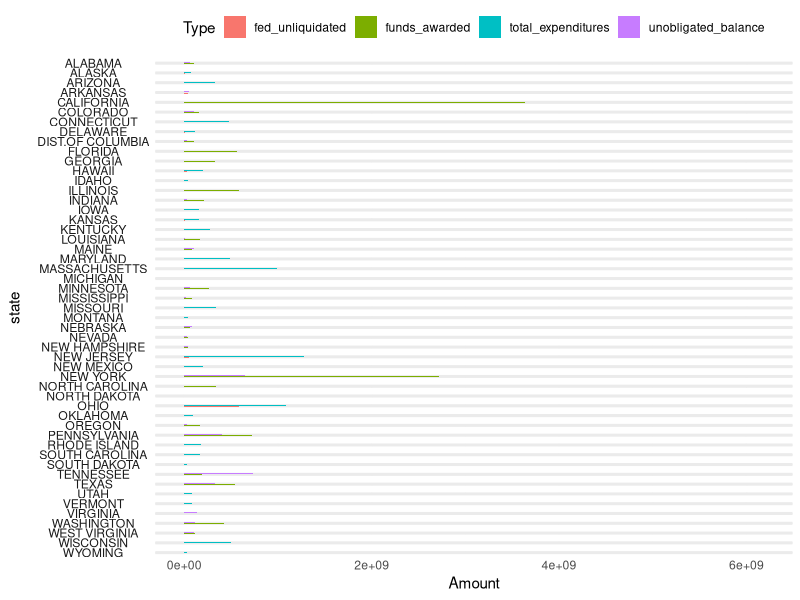
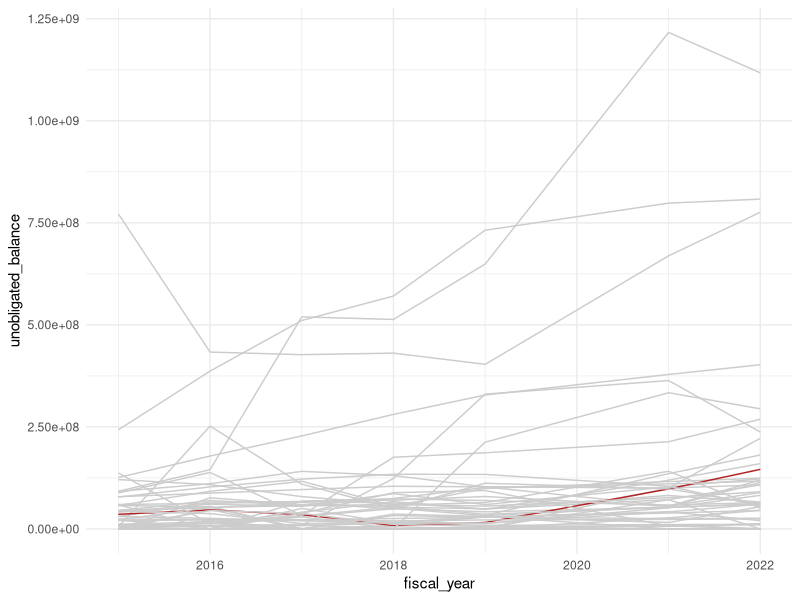
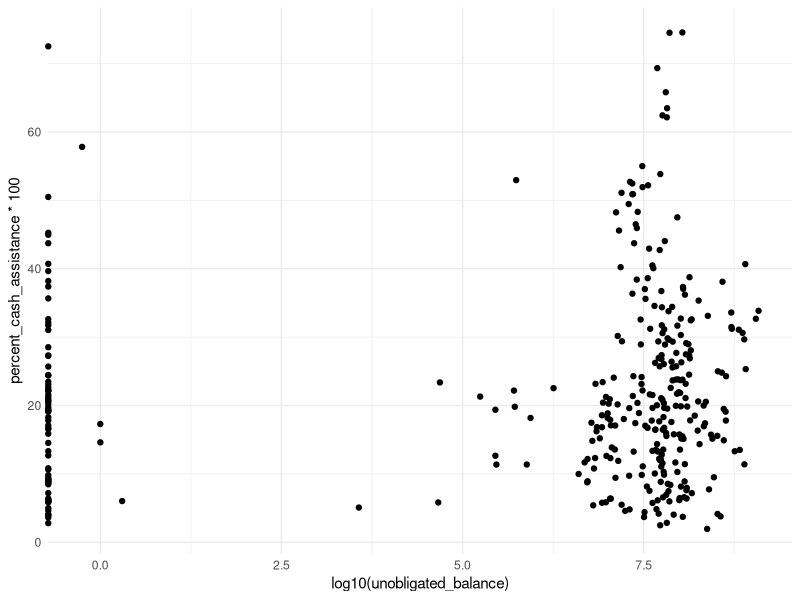
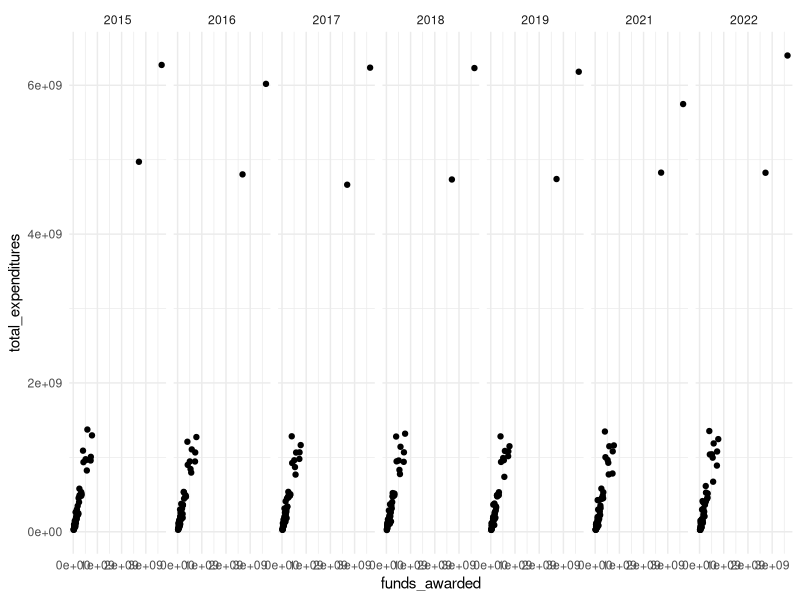
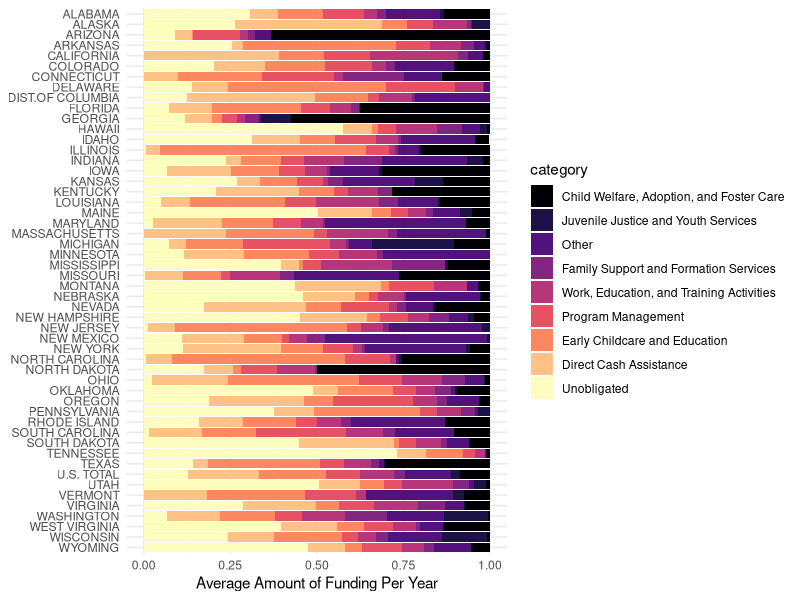

The R script that drew these images, in order:
## ---- chunk 1
#| label: load-data-and-packages

# load packages
library(tidyverse)

# load data
expenditures <- read_csv("data/total_expenditures_2015_2022.csv")
## ---- chunk 2
#| label: eda-bar
#| fig-height: 15
#| fig-width: 8
expenditures |>
  select(state, fiscal_year, funds_awarded, total_expenditures, fed_unliquidated, unobligated_balance) |>
  pivot_longer(cols = funds_awarded:unobligated_balance,
               names_to = "Type",
               values_to = "Amount") |>
  filter(fiscal_year == 2019 & state != "U.S. TOTAL") |>
  ggplot(aes(x = Amount, y = state)) +
  geom_col(aes(x = Amount, y = Type, fill = Type), show.legend = TRUE) +
  coord_cartesian(clip = "off") +
  facet_wrap(~state, ncol = 1, strip.position = "left") +
  theme_minimal() +
  theme(axis.text.y=element_blank(), 
      axis.ticks.y = element_blank(),
      strip.text.y.left = element_text(angle = 0),
      legend.position = "top")
## ---- chunk 3
#| label: eda-line

expenditures |>
  select(state, fiscal_year, unobligated_balance, fed_unliquidated, funds_awarded) |>
  filter(state != "U.S. TOTAL" & state != "DIST.OF COLUMBIA") |>
  mutate(line_color = if_else(state == "MISSISSIPPI", "firebrick", "gray80")) |>
  ggplot(aes(x = fiscal_year, y = unobligated_balance)) +
  geom_line(aes(x = fiscal_year, y = unobligated_balance, group = state, color = line_color), show.legend = FALSE) +
  coord_cartesian(clip = "off") +
  scale_color_manual(values = c("firebrick", "gray80")) +
  #facet_wrap(~state, ncol = 1, strip.position = "left") +
  theme_minimal() +
  theme(#axis.text.y=element_blank(), 
      #axis.ticks.y = element_blank(),
      #strip.text.y.left = element_text(angle = 0),
      legend.position = "top")
## ---- chunk 4
#| fig-width: 10
#| fig-height: 5

expenditures <- expenditures |>
  mutate(percent_cash_assistance = basic_assistance / total_expenditures)

expenditures |>
  filter(state != "U.S. TOTAL" & state != "DIST.OF COLUMBIA") |>
  ggplot(aes(x = log10(unobligated_balance), y = percent_cash_assistance*100), alpha = 0.5) +
  geom_point() +
  coord_cartesian(clip = "off") +
  #facet_wrap(~state, nrow = 5, ncol = 10) +
  theme_minimal()
## ---- chunk 5
#| fig-width: 10
#| fig-height: 2
expenditures |>
  filter(state != "U.S. TOTAL" & state != "DIST. OF COLUMBIA") |>
  ggplot(aes(x = funds_awarded, y = total_expenditures)) +
  geom_point() +
  facet_wrap(~fiscal_year, nrow = 1) +
  theme_minimal()
## ---- chunk 6
#| label: segmented-bar
#| fig-height: 12
#| fig-width: 10

# create a bar plot of total expenditures per year by state
expenditures_bar <- expenditures |>
  pivot_longer(cols = funds_awarded:unobligated_balance, names_to = "category", values_to = "amount") |>
  group_by(category, state) |>
  summarize(average_amount = mean(amount), .groups = "drop") |>
  mutate(category = case_when(
    category %in% c("basic_assistance_no_subsidies") ~ "Direct Cash Assistance",
    category %in% c("basic_assistance_subsidies", "other_assistance_foster",
                    "non_assistance_welfare_foster", "child_welfare") ~ "Child Welfare, Adoption, and Foster Care",
    category %in% c("other_assistance_juvenile_justice",
                    "non_assistance_juvenile_justice",
                    "children_youth_services") ~ "Juvenile Justice and Youth Services",
    category %in% c("work_ed", "work_supports", "financial_ed") ~ "Work, Education, and Training Activities",
    category %in% c("early_ed") ~ "Early Childcare and Education",
    category %in% c("support__services", "pregnancy_prevention", "fatherhood_programs", "home_visiting") ~ "Family Support and Formation Services",
    category %in% c("program_mgmt") ~ "Program Management",
    category %in% c("other", "other_assistance_emergency", "non_assistance_emergency", "eitc_refundable", "short_term_benefits", "non_eitc_refundable") ~ "Other",
    category == "unobligated_balance" ~ "Unobligated"
  )) |>
  filter(!is.na(category))

expenditures_bar |>
  mutate(category = fct_reorder(category, average_amount)) |>
  ggplot(aes(y = fct_rev(state))) +
  geom_col(aes(x = average_amount, fill = category), position = "fill") +
  scale_fill_viridis_d(option = "magma") +
  theme_minimal() +
  labs(y = NULL, x = "Average Amount of Funding Per Year")
